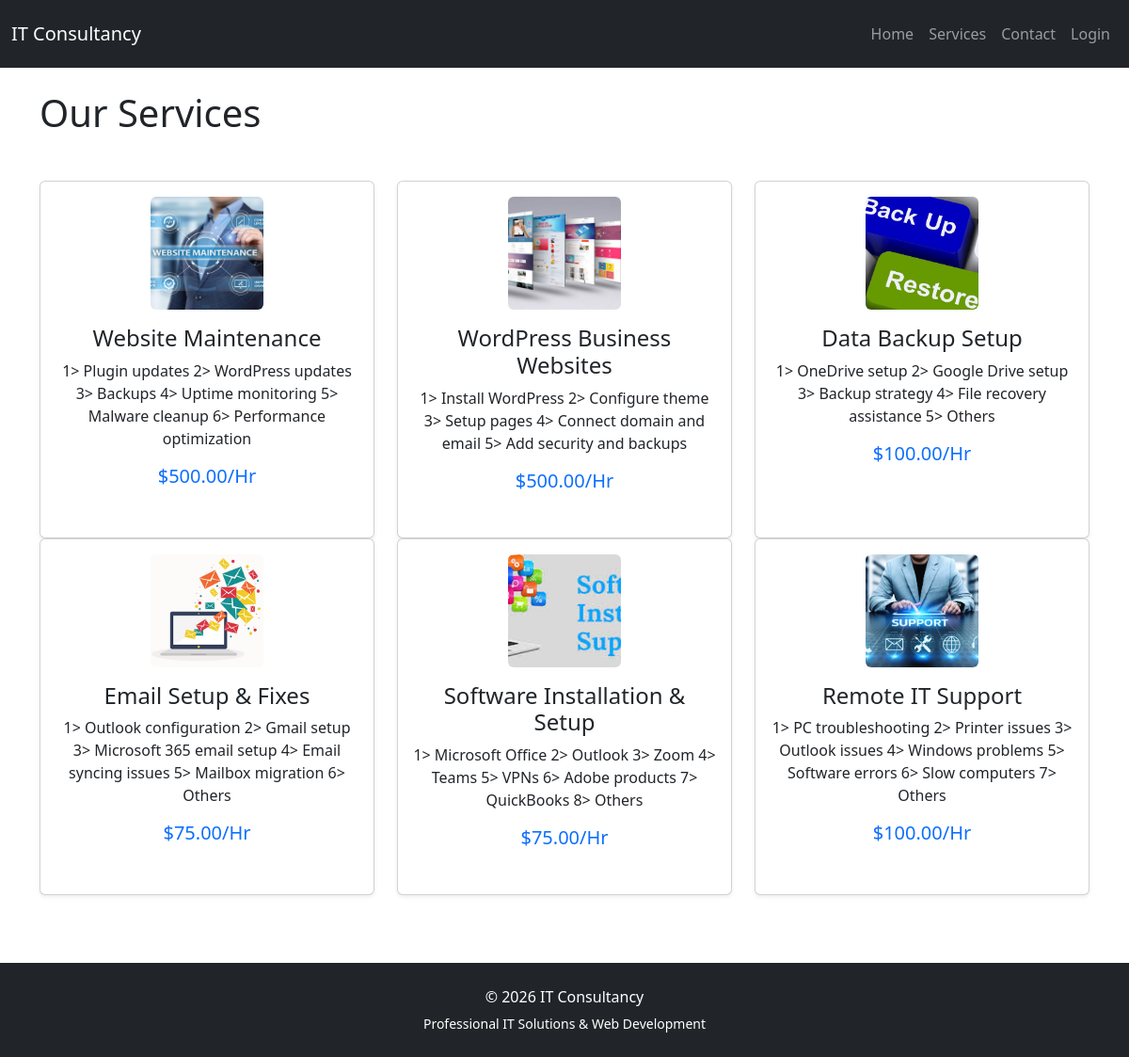
/?page=services, run on the app's committed database.
### tables this page shows
CREATE TABLE `services` (
  `id` int(11) NOT NULL AUTO_INCREMENT,
  `title` varchar(255) NOT NULL,
  `description` text NOT NULL,
  `created_at` timestamp NOT NULL DEFAULT current_timestamp(),
  `price` decimal(10,2) NOT NULL DEFAULT 0.00,
  `image` varchar(255) DEFAULT NULL,
  PRIMARY KEY (`id`)
);

### public/index.php (called while the page is built, shortened)
<?php
require_once '../routes.php';

### app/views/services.php (the view)
<?php
require dirname(__DIR__, 2) . '/config/database.php';
$stmt = $pdo->query("
    SELECT * FROM services
    ORDER BY created_at DESC
");
$services = $stmt->fetchAll();
?>
<?php require __DIR__ . '/layouts/header.php'; ?>
<h1 class="mb-5">
    Our Services
</h1>
<div class="row">
    <?php foreach ($services as $service): ?>
        <div class="col-md-4">
            <div class="card shadow-sm mb-4 h-100">
                <div class="card-body text-center">
                    <?php if (!empty($service['image'])): ?>
                        <img
                            src="../uploads/<?= htmlspecialchars($service['image']) ?>"
                            alt="<?= htmlspecialchars($service['title']) ?>"
                            class="img-fluid rounded mb-3"
                            style="
                                width:120px;
                                height:120px;
                                object-fit:cover;
                            ">
                    <?php endif; ?>
                    <h4 class="card-title">
                        <?= htmlspecialchars($service['title']) ?>
                    </h4>
                    <p class="card-text">
                        <?= htmlspecialchars($service['description']) ?>
                    </p>
                    <h5 class="mt-3 text-primary">
                        $<?= number_format($service['price'], 2) ?>/Hr
                    </h5>
                </div>
            </div>
        </div>
    <?php endforeach; ?>
</div>
<?php require __DIR__ . '/layouts/footer.php'; ?>

### data on the page
services: image (picture), title "Website Maintenance", description "1> Plugin updates 2> WordPress updates 3> Backups 4> Uptime monitoring 5> Malware cleanup 6> Performance optimization", price "500.00"
services: image (picture), title "WordPress Business Websites", description "1> Install WordPress 2> Configure theme 3> Setup pages 4> Connect domain and email 5> Add security and backups", price "500.00"
services: image (picture), title "Data Backup Setup", description "1> OneDrive setup 2> Google Drive setup 3> Backup strategy 4> File recovery assistance 5> Others", price "100.00"
services: image (picture), title "Email Setup & Fixes", description "1> Outlook configuration 2> Gmail setup 3> Microsoft 365 email setup 4> Email syncing issues 5> Mailbox migration 6> Others", price "75.00"
services: image (picture), title "Software Installation & Setup", description "1> Microsoft Office 2> Outlook 3> Zoom 4> Teams 5> VPNs 6> Adobe products 7> QuickBooks 8> Others", price "75.00"
services: image (picture), title "Remote IT Support", description "1> PC troubleshooting 2> Printer issues 3> Outlook issues 4> Windows problems 5> Software errors 6> Slow computers 7> Others", price "100.00"
